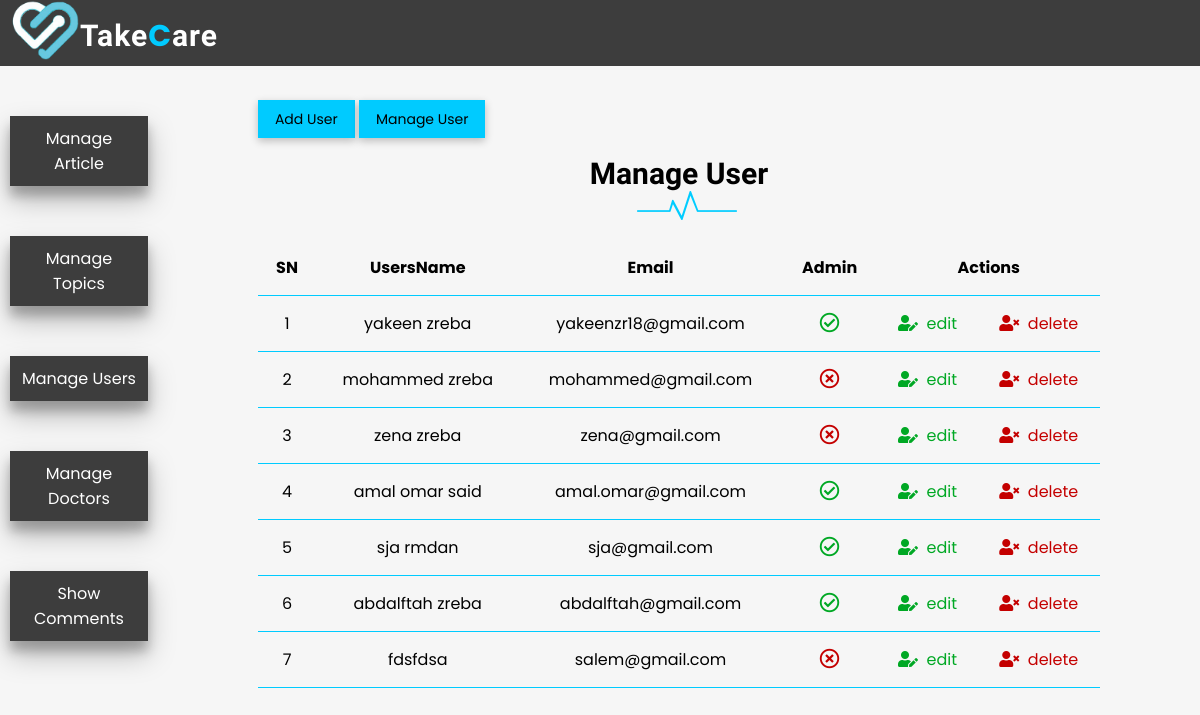
Page /admin/users/index_users.php on the committed database.
### tables this page shows
CREATE TABLE IF NOT EXISTS `users` (
  `id` int(11) NOT NULL AUTO_INCREMENT,
  `admin` tinyint(4) NOT NULL,
  `username` varchar(255) NOT NULL,
  `email` varchar(255) NOT NULL,
  `password` varchar(255) NOT NULL,
  `created_at` timestamp NOT NULL DEFAULT CURRENT_TIMESTAMP,
  PRIMARY KEY (`id`),
  UNIQUE KEY `email` (`email`)
);

### app/controllers/users.php (called while the page is built, shortened)
<?php
include(MAIN_PATH. "/app/database/db.php");
$table="users";
$Users= selectAll($table);

### app/database/db.php (called while the page is built, shortened)
<?php
require("connect.php");
function selectAll($table,$condition=[])
{
    global $conn;
    $sql = "SELECT * FROM $table";
    if(empty($condition)){
        $st = $conn->prepare($sql);
        $st->execute();
        $records=$st->get_result()->fetch_all(MYSQLI_ASSOC);
        return $records;
    }
}

### admin/users/index_users.php (the view, shortened to what this page needs)
<?php
include(MAIN_PATH."/app/controllers/users.php");
?>
<html>
    <head>
        <link rel="stylesheet" type="text/css" href="../../subfolders/css/Formedical_subpage.css" />
        <link rel="stylesheet" type="text/css" href="../../subfolders/css/admin.css" />
        <link href="https://fonts.googleapis.com/css2?family=Kaushan+Script&family=Poppins&display=swap" rel="stylesheet"></head>
        <link rel="stylesheet" href="https://use.fontawesome.com/releases/v5.7.2/css/all.css">
    </head>
    <body>
    <section class="main-admin">
    <?php include(MAIN_PATH ."/app/includes/adminHeader.php"); ?>
    <section id="Admin-wrapper">
        <div class="left-sidebar">
            <ul>
              <li ><a href="<?php echo BASE_URL .'/admin/articles/index_articles.php' ?>">Manage Article</a></li>
              <li ><a href="<?php echo BASE_URL .'/admin/topics/index_topics.php' ?>">Manage Topics</a></li>
              <li ><a href="<?php echo BASE_URL .'/admin/users/index_users.php' ?>">Manage Users</a></li>
              <li ><a href="<?php echo BASE_URL .'/admin/doctors/index_doctors.php' ?>">Manage Doctors</a></li>
              <li ><a href="<?php echo BASE_URL .'/admin/index_comments.php' ?>">Show Comments</a></li>
            </ul>
        </div>
        <div class="admin-content">
            <div class="buttom-gruop">
                <a href="create_users.php" class="btn btn-big">Add User</a>
                <a href="index_users.php" class="btn btn-big">Manage User</a>
            </div>
            <div class="other-content">
              <h2 class="page-title">Manage User</h2>
              <img src="../../subfolders/image/n.png" alt="">
              <table>
                <thead>
                    <th>SN</th>
                    <th>UsersName</th>
                    <th>Email</th>
                    <th>Admin</th>
                    <th colspan="3">Actions</th>
                </thead>
                <?php foreach($Users as $key => $user):?>
                    <tbody>
                      <tr>
                          <td><?php echo $key +1 ?></td>
                          <td><?php echo  $user['username']?></td>
                          <td><?php echo  $user['email']?></td>
                          <?php if($user['admin']): ?>
                             <td class="ad_T"><i class="far fa-check-circle"></i></td>
                          <?php else: ?>
                             <td class="ad_F"><i class="far fa-times-circle"></i></td>
                          <?php endif; ?>
                          <td><a href="edit_users.php?id=<?php echo $user['id']; ?>" class="edit"><i class="fas fa-user-edit"></i>&nbsp;&nbsp;edit</a></td>
                          <td><a href="index_users.php?deleteID=<?php echo $user['id']; ?>" class="delete"><i class="fas fa-user-times"></i>&nbsp;&nbsp;delete</a></td>
                      </tr>
                  </tbody>
                <?php endforeach; ?>
              </table>
            </div>
        </div>
    </section>
    </section>
    </body>
</html>

### app/includes/adminHeader.php (shortened to what this page needs)
<header id="nav-bar">
        <div class="nav-logo">
            <img src="../../subfolders/image/logo.png">
            <h1 class="nav-logo-text">Take<span>C</span>are</h1>
        </div>
    </header>

### subfolders/css/Formedical_subpage.css (style rules this page uses)
* { box-sizing: border-box; font-family: 'Poppins', sans-serif; }
html, body { height: 100%; margin:0; padding:0; background: #F6F6F6; }
a { text-decoration: none; color: inherit; }
h1 { font-family: 'Kaushan Script', cursive; font-size:30px; margin-bottom: 5px; }
li { text-decoration: none; }
.btn { padding: .5rem 1rem; background-color:white ; border: 1px solid #00cbff; font-size: 14px; }
header { background:#000000c0; height: 66px; }
header * { color:white; }
.nav-logo-text span { color:#00cbff; }
header .nav-logo { float:left; height: inherit; margin-left: 2em; }
header .nav-logo img { height:60px; position:absolute; top:0px; left:10px; }
header .nav-logo .nav-logo-text { color:#fff; margin: 5px; top: 9px; position:absolute; left:75px; font-size:30px; letter-spacing: 1px; font-family: 'Kaushan Script', cursive; }
header .nav-logo .nav-logo-text span { font-family: 'Poppins', sans-serif; }

### subfolders/css/admin.css (style rules this page uses)
li { text-decoration: none; display: block; }
#Admin-wrapper { height: calc(100% - 66px); display: flex; }
#Admin-wrapper .left-sidebar { height: 100%; flex: 1.5; }
#Admin-wrapper .left-sidebar ul { list-style: none; margin: 0; margin-left: 10px; margin-right: 10px; padding: 0; color: white; }
#Admin-wrapper .left-sidebar ul li { margin-bottom: 50px; margin-top: 50px; }
#Admin-wrapper .left-sidebar ul li a { padding: 10px; margin-top: 20px; display: block; background-color: #000000c0; text-align: center; box-shadow: rgba(0, 0, 0, 0.25) 0px 14px 28px, rgba(0, 0, 0, 0.22) 0px 10px 10px; }
#Admin-wrapper .admin-content { height: 100%; flex: 8; padding: 40px 100px 100px; overflow-y: scroll; }
#Admin-wrapper .admin-content h2 { margin-bottom: 0; }
#Admin-wrapper .admin-content img { margin-left: 45%; margin-bottom: 20px; }
#Admin-wrapper .admin-content .buttom-gruop .btn-big { background: #00cbff; color: black; box-shadow: rgba(0, 0, 0, 0.24) 0px 3px 8px; }
#Admin-wrapper .admin-content .page-title { text-align: center; font-family: 'Kaushan Script', cursive; font-size:30px; }
table { width: 100%; border-collapse: collapse; font-size: 16px; }
th, td { padding: 15px; text-align: center; border-bottom: 1px solid #00cbff; }
#Admin-wrapper .admin-content .other-content .edit { color: #00a824; }
#Admin-wrapper .admin-content .other-content .delete { color: #c40000; }
#Admin-wrapper .admin-content .ad_T { color: #00a824; font-size: 20px; }
#Admin-wrapper .admin-content .ad_F { color: #c40000; font-size: 20px; }

### rows in the picture
users: username "yakeen zreba", email "yakeenzr18@gmail.com", admin 1 (drawn)
users: username "mohammed zreba", email "mohammed@gmail.com", admin 0 (drawn)
users: username "zena zreba", email "zena@gmail.com", admin 0 (drawn)
users: username "amal omar said", email "amal.omar@gmail.com", admin 1 (drawn)
users: username "sja rmdan", email "sja@gmail.com", admin 1 (drawn)
users: username "abdalftah zreba", email "abdalftah@gmail.com", admin 1 (drawn)
users: username "fdsfdsa", email "salem@gmail.com", admin 0 (drawn)
